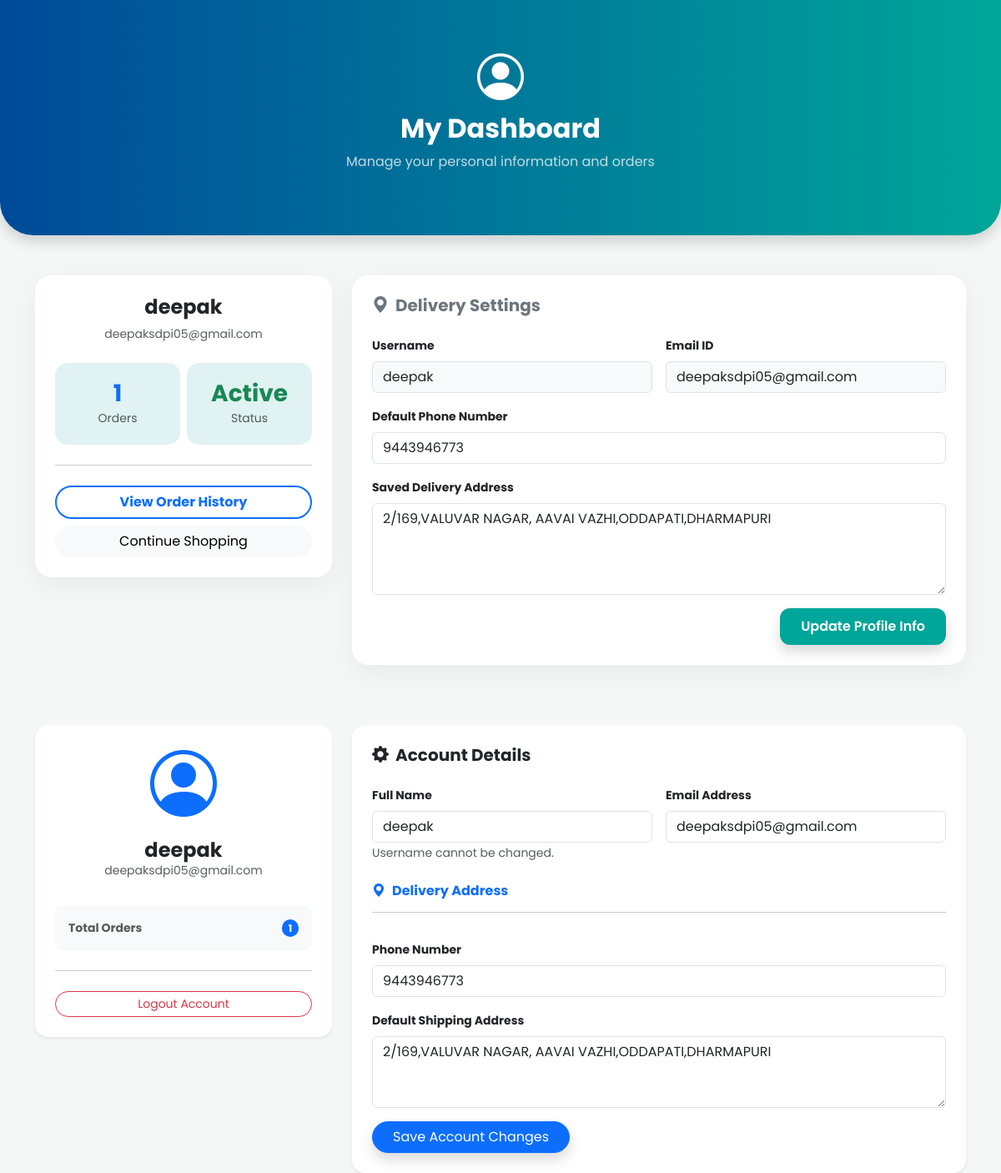
The app's page /profile (signed in), older data.
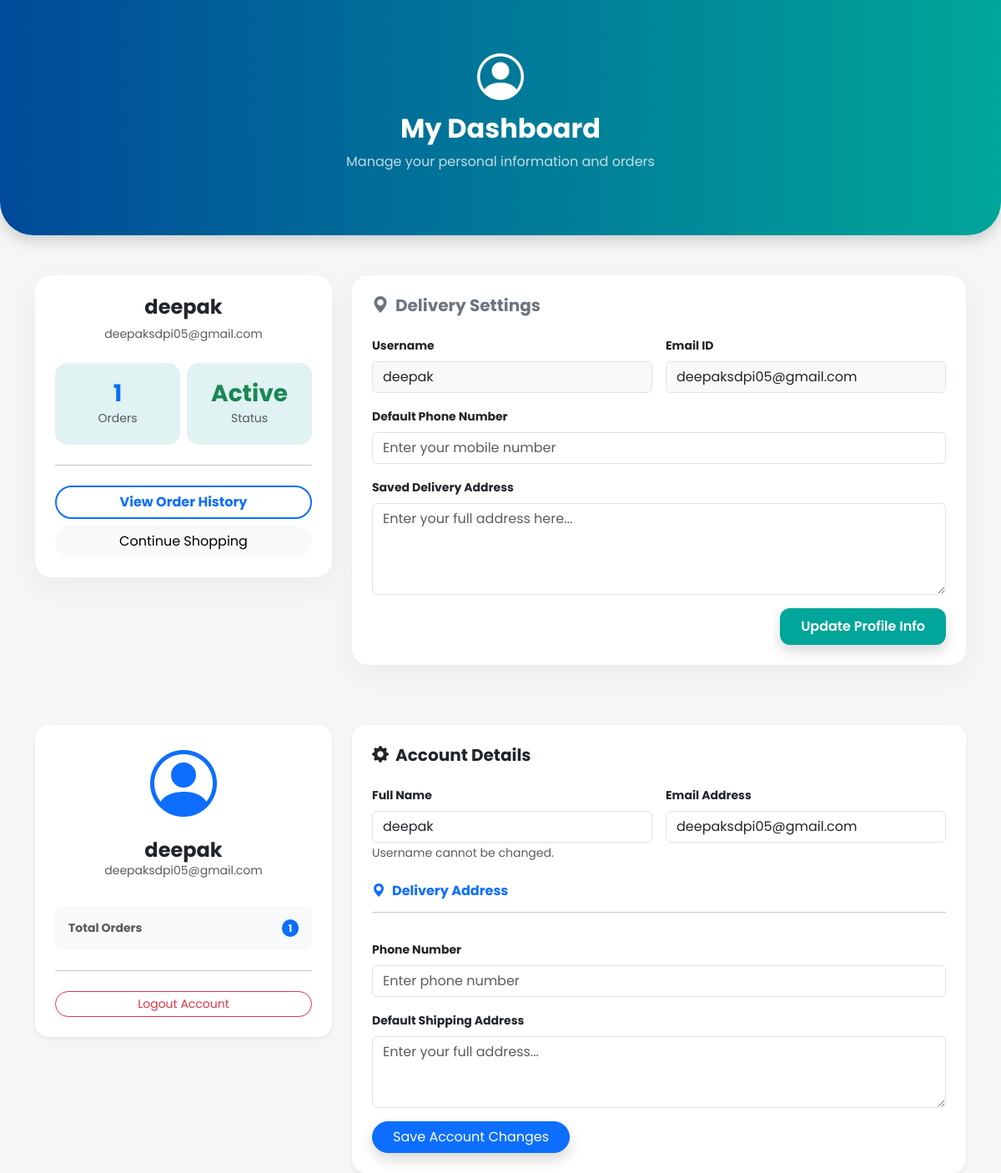
The same page, newer data.
### app.py (models this page shows)
class User(db.Model, UserMixin):
    id = db.Column(db.Integer, primary_key=True)
    username = db.Column(db.String(50), unique=True, nullable=False)
    email = db.Column(db.String(100), unique=True, nullable=False)
    password = db.Column(db.String(200), nullable=False)
    address = db.Column(db.String(500))
    phone = db.Column(db.String(20))

### app.py (the view)
@app.route('/profile', methods=['GET', 'POST'])
@login_required
def profile():
    if request.method == 'POST':
        current_user.address = request.form.get('address')
        current_user.phone = request.form.get('phone')
        db.session.commit()
        flash('Profile updated successfully!', 'success')
    order_count = Order.query.filter_by(user_id=current_user.id).count()
    return render_template('profile.html', user=current_user, order_count=order_count)

### app.py (called while the page is built)
@login_manager.user_loader
def load_user(user_id):
    return User.query.get(int(user_id))

### templates/profile.html (shortened to what the changed rows need)
<!DOCTYPE html>
<html lang="en">
<head>
    <link href="https://cdn.jsdelivr.net/npm/bootstrap@5.3.0/dist/css/bootstrap.min.css" rel="stylesheet">
    <link rel="stylesheet" href="https://cdn.jsdelivr.net/npm/bootstrap-icons@1.10.0/font/bootstrap-icons.css">
</head>
<body>
<div class="profile-header shadow mb-5">
    <div class="container text-center">
        <h2 class="fw-bold">My Dashboard</h2>
    </div>
</div>
<div class="container">
    <div class="row g-4">
        <div class="col-lg-4">
            <div class="card p-4 text-center">
                <h4 class="fw-bold text-dark">{{ user.username }}</h4>
                <p class="text-muted small mb-4">{{ user.email }}</p>
                <div class="row g-2">
                    <div class="col-6">
                    </div>
                    <div class="col-6">
                    </div>
                </div>
                <hr class="my-4">
                <div class="d-grid gap-2">
                    <a href="/my_orders" class="btn btn-outline-primary border-2 rounded-pill fw-bold">View Order History</a>
                    <a href="/" class="btn btn-light rounded-pill">Continue Shopping</a>
                </div>
            </div>
        </div>
        <div class="col-lg-8">
            <div class="card p-4 mb-4">
                <form action="/profile" method="POST">
                    <div class="row g-3">
                        <div class="col-md-6">
                            <label class="form-label fw-bold small">Username</label>
                            <input type="text" class="form-control bg-light" value="{{ user.username }}" disabled>
                        </div>
                        <div class="col-md-6">
                            <label class="form-label fw-bold small">Email ID</label>
                            <input type="text" class="form-control bg-light" value="{{ user.email }}" disabled>
                        </div>
                        <div class="col-12">
                            <label class="form-label fw-bold small">Default Phone Number</label>
                            <input type="text" name="phone" class="form-control" value="{{ user.phone if user.phone else '' }}" placeholder="Enter your mobile number">
                        </div>
                        <div class="col-12">
                            <label class="form-label fw-bold small">Saved Delivery Address</label>
                            <textarea name="address" class="form-control" rows="4" placeholder="Enter your full address here...">{{ user.address if user.address else '' }}</textarea>
                        </div>
                    </div>
                </form>
            </div>
        </div>
    </div>
</div>
<div class="container mt-5">
    <div class="row g-4">
        <div class="col-md-4">
            <div class="card shadow-sm border-0 p-4 rounded-4 text-center">
                <div class="mb-3">
                    <i class="bi bi-person-circle display-1 text-primary"></i>
                </div>
                <h4 class="fw-bold mb-0">{{ current_user.username }}</h4>
                <p class="text-muted small">{{ current_user.email }}</p>
                <div class="bg-light p-3 rounded-3 mt-3 d-flex justify-content-between">
                    <span class="small fw-bold text-muted">Total Orders</span>
                    <span class="badge bg-primary rounded-pill">{{ order_count }}</span>
                </div>
                <hr class="my-4">
                <a href="/logout" class="btn btn-outline-danger btn-sm w-100 rounded-pill">Logout Account</a>
            </div>
        </div>
        <div class="col-md-8">
            <div class="card shadow-sm border-0 p-4 rounded-4">
                <form action="/update_profile" method="POST">
                    <div class="row g-3">
                        <div class="col-md-6">
                            <label class="form-label small fw-bold">Full Name</label>
                            <input type="text" class="form-control" value="{{ current_user.username }}" readonly>
                            <small class="text-muted">Username cannot be changed.</small>
                        </div>
                        <div class="col-md-6">
                            <label class="form-label small fw-bold">Email Address</label>
                            <input type="email" class="form-control" value="{{ current_user.email }}" readonly>
                        </div>
                        <div class="col-md-12">
                            <label class="form-label small fw-bold">Phone Number</label>
                            <input type="text" name="phone" class="form-control" value="{{ current_user.phone if current_user.phone else '' }}" placeholder="Enter phone number">
                        </div>
                        <div class="col-md-12">
                            <label class="form-label small fw-bold">Default Shipping Address</label>
                            <textarea name="address" class="form-control" rows="3" placeholder="Enter your full address...">{{ current_user.address if current_user.address else '' }}</textarea>
                        </div>
                    </div>
                </form>
            </div>
        </div>
    </div>
</div>
</body>
</html>

Row changes from the older to the newer data that the page shows:
changed User "deepak": phone "9443946773" → (not shown); address "2/169,VALUVAR NAGAR, AAVAI VAZHI,ODDAPATI,DHARMAPURI" → (not shown)
